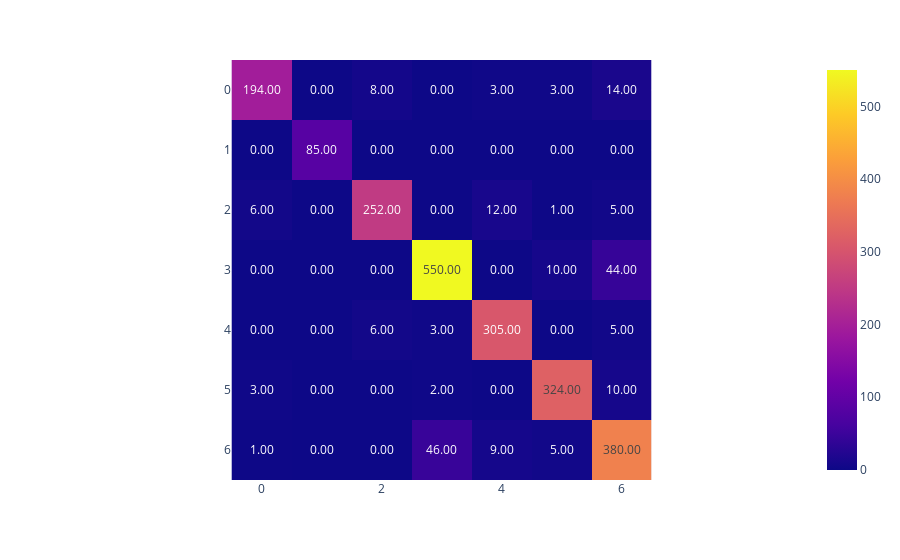

Notebook code for this chart:
### Markdown cell above
### Regresja logistyczna

### Code cell
#logistic regression
from sklearn.linear_model import LogisticRegression
reg = LogisticRegression(max_iter=1000)
reg.fit(X_train, y_train)
y_pred = reg.predict(X_val)
print(f"Accuracy: {reg.score(X_val, y_val)}")

cm = confusion_matrix(y_val, y_pred)
print(f"confusion matrix:")
print(cm)

fig = px.imshow(confusion_matrix(y_val, y_pred),text_auto='.2f')
fig.show()

### Figure 1 — Plotly figure (JSON) as saved in the notebook; plotly's stock layout.template omitted (floating-point values rounded to 4 significant figures)
{"data": [{"coloraxis": "coloraxis", "hovertemplate": "x: %{x}<br>y: %{y}<br>color: %{z}<extra></extra>", "name": "0", "texttemplate": "%{z:.2f}", "type": "heatmap", "xaxis": "x", "yaxis": "y", "z": [[194, 0, 8, 0, 3, 3, 14], [0, 85, 0, 0, 0, 0, 0], [6, 0, 252, 0, 12, 1, 5], [0, 0, 0, 550, 0, 10, 44], [0, 0, 6, 3, 305, 0, 5], [3, 0, 0, 2, 0, 324, 10], [1, 0, 0, 46, 9, 5, 380]]}], "layout": {"coloraxis": {"colorscale": [[0, "#0d0887"], [0.1111, "#46039f"], [0.2222, "#7201a8"], [0.3333, "#9c179e"], [0.4444, "#bd3786"], [0.5556, "#d8576b"], [0.6667, "#ed7953"], [0.7778, "#fb9f3a"], [0.8889, "#fdca26"], [1, "#f0f921"]]}, "margin": {"t": 60}, "xaxis": {"anchor": "y", "constrain": "domain", "domain": [0, 1], "scaleanchor": "y"}, "yaxis": {"anchor": "x", "autorange": "reversed", "constrain": "domain", "domain": [0, 1]}}}
